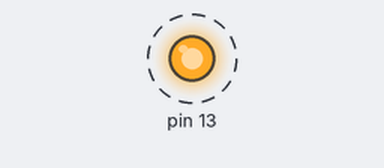
The sketch below on a simulated Arduino Uno, built with avr-gcc and run on an emulated ATmega328P. On the bench: output pins drawn as LEDs (lit = HIGH). Dashed ring = blinking.

Above: at 0.15 s.
Timing chart, 0 to 3.0 s (numbered marks = the images above):
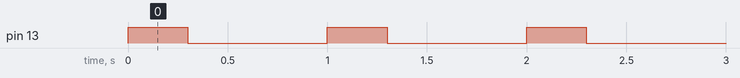

Measured:
- by itself, pin 13: alternates HIGH for 0.30 s and LOW for 0.70 s

The sketch:

ak0010_dahiliLed.ino
```cpp
/*
  ak0010 — çözüm örneği
  SEN YAP 1) ve 2): delay sürelerini değiştirme örneği
*/

void setup() {
  pinMode(13, OUTPUT);
}

void loop() {
  digitalWrite(13, HIGH);
  delay(300);  // kısa yanma süresi
  digitalWrite(13, LOW);
  delay(700);  // uzun sönme süresi
}
```
